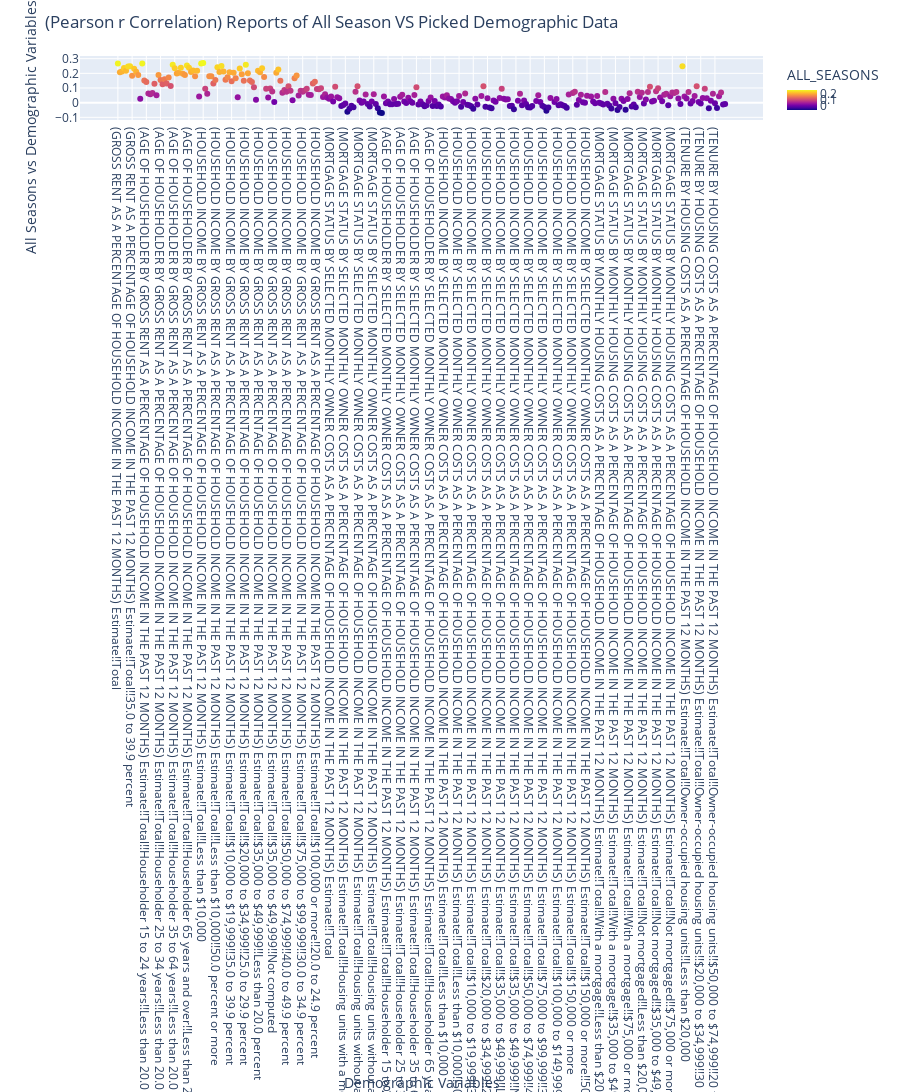

Write notebook code for a chart like this one.
### Code cell
# 6) PLOT
if season_to_show == "ALL":
    season_to_show = "ALL_SEASONS"
    fig = px.scatter(corr, x="DemographicVariable", y=season_to_show, color=season_to_show, 
                width=900, height=700)
    fig.update_layout(
        title = '(Pearson r Correlation) Reports of All Season VS Picked Demographic Data',
        yaxis_title = "Correlation between Reports per Census Tract (All Seasons)"+' vs Demographic Variables',
        xaxis_title = "Demographic Variables",
    )
fig.show()

### Figure 1 — Plotly figure (JSON) as saved in the notebook; plotly's stock layout.template omitted (floating-point values rounded to 4 significant figures; data arrays with more than 128 entries replaced by an {"elided": "..."} marker saying what was removed)
{"data": [{"hoverlabel": {"namelength": 0}, "hovertemplate": "DemographicVariable=%{x}<br>ALL_SEASONS=%{marker.color}", "legendgroup": "", "marker": {"color": {"elided": "300 float values"}, "coloraxis": "coloraxis", "symbol": "circle"}, "mode": "markers", "name": "", "showlegend": false, "type": "scatter", "x": {"elided": "300 str values"}, "xaxis": "x", "y": {"elided": "300 float values"}, "yaxis": "y"}], "layout": {"coloraxis": {"colorbar": {"title": {"text": "ALL_SEASONS"}}, "colorscale": [[0, "#0d0887"], [0.1111, "#46039f"], [0.2222, "#7201a8"], [0.3333, "#9c179e"], [0.4444, "#bd3786"], [0.5556, "#d8576b"], [0.6667, "#ed7953"], [0.7778, "#fb9f3a"], [0.8889, "#fdca26"], [1, "#f0f921"]]}, "height": 1500, "legend": {"tracegroupgap": 0}, "margin": {"t": 60}, "title": {"text": "(Pearson r Correlation) Reports of All Season VS Picked Demographic Data"}, "width": 900, "xaxis": {"anchor": "y", "domain": [0, 1], "title": {"text": "Demographic Variables"}}, "yaxis": {"anchor": "x", "domain": [0, 1], "title": {"text": "All Seasons vs Demographic Variables Correlation"}}}}
